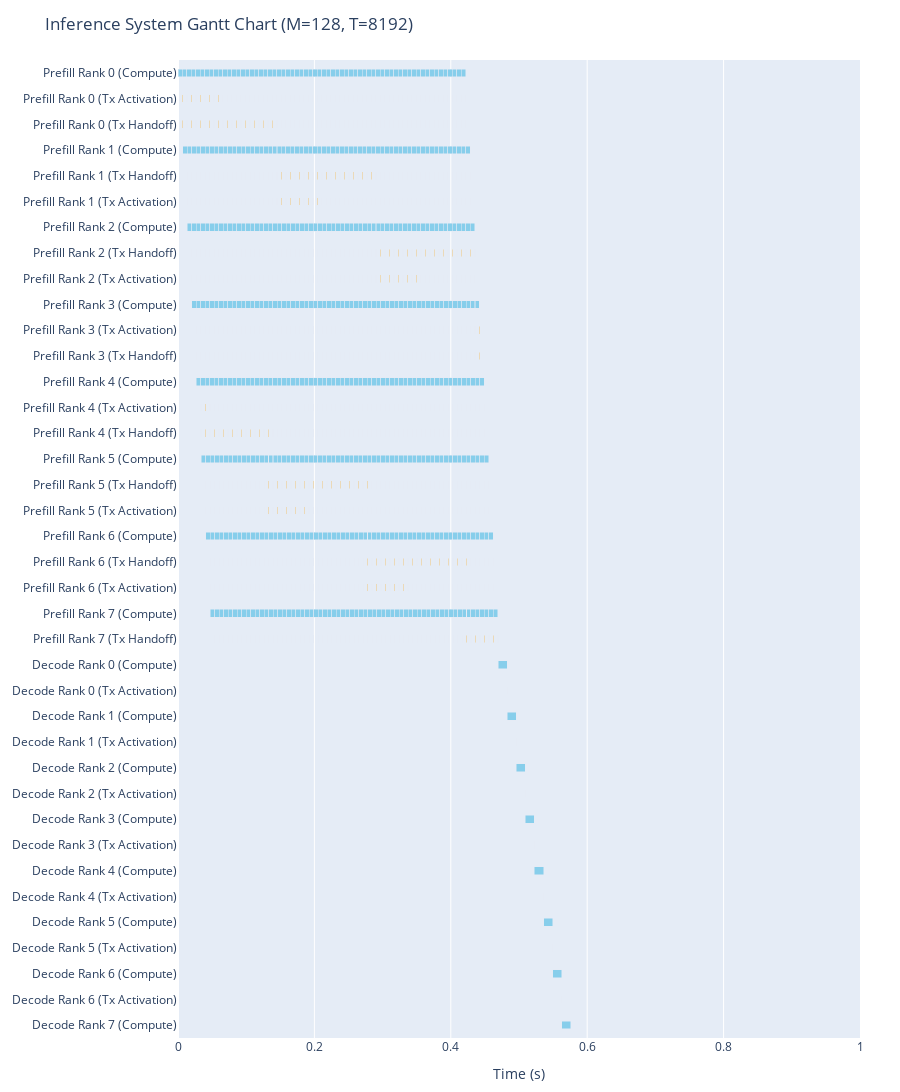

Notebook code cell kept with this figure:
### Code cell
# Visualization
visualizer = GanttVisualizer(pd_system, 1.0)
visualizer.generate(sim)
